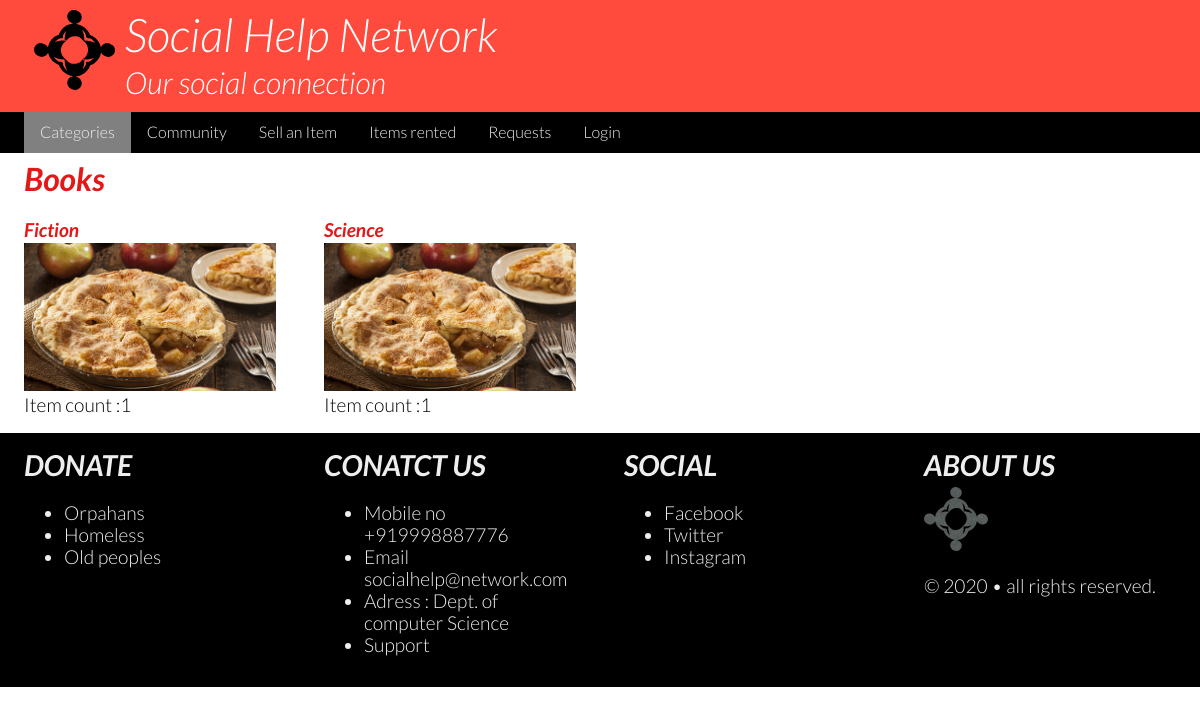
/start/category.php?id=Books, run on the app's committed database.
### tables this page shows
CREATE TABLE IF NOT EXISTS `categories` (
  `Categ_id` int(11) NOT NULL AUTO_INCREMENT,
  `Categ_name` varchar(20) NOT NULL DEFAULT 'Category',
  `SubCateg_name` varchar(20) NOT NULL DEFAULT 'Sub Category',
  `Item_count` int(6) NOT NULL,
  `img_link` text,
  PRIMARY KEY (`Categ_id`)
);

### start/category.php (the view, shortened to what this page needs)
<?php
include('templates/header.php');
$category=$_GET['id'];
?>
<main class="clearfix">
        <div class="row limited">
            <section class="column class-12">
                <h1><?php echo $category;?></h1>
            </section>
        </div>
        <div class="row limited">
<?php
require_once("classes/connect.php") ;
$sql = "SELECT Categ_id, SubCateg_name, Item_count FROM `categories` WHERE Categ_name= '$category'";
$result = $db->query($sql);
if(mysqli_num_rows($result) > 0){
    while($row = $result->fetch_array(MYSQLI_ASSOC)) {
        echo '<section class="column small-12 medium-6 large-3">';
        echo  '<h3>'.$row["SubCateg_name"].'</h3>';
        echo  '<a href="items.php?id='.$row['Categ_id'].'"><img src="products/pie-apple.jpg" alt="'.$row["SubCateg_name"].'"></a>';
        echo  '<p>Item count :'.$row["Item_count"].'</p></section>
               ';
    }
}else{
    echo '<section class="column small-12">';
    echo "No Such Category found !<br>";
    echo "Explore more Categories here: <a href='index.php'>Social Help Network</a>";
    echo "</section>";
}
?>
</div>
    </main>
<?php
include('templates/footer.php');
?>

### start/css/small.css (style rules this page uses)
html { -webkit-text-size-adjust: 100%; -ms-text-size-adjust: 100%; }
* { -moz-box-sizing: border-box; -webkit-box-sizing: border-box; box-sizing: border-box; }
body { font-family: 'Lato', sans-serif; font-size: 16px; font-weight: 300; }
.row { clear: both; }
.limited { max-width: 1200px; margin:auto; }
.column { float:left; padding: 0 2vw; margin:0 0 0.75rem 0; }
.small-12 { width:100%; }
main img { width:100%; height:auto; }
main h1, main h3 { color:rgb(228, 24, 24); font-style: italic; margin: 0.5rem 0 0.1rem 0; }
main h1 { font-size: 2rem; }
main h3 { font-size: 1.2rem; }
main p { font-size: 1.2rem; margin: 0 0 0.3rem 0; }
.clearfix:after { content: ""; display: table; clear: both; }

### start/css/medium.css (style rules this page uses)
@media only screen and (min-width: 768px) { .medium-6 { width:50%; } }

### start/css/large.css (style rules this page uses)
@media only screen and (min-width: 1024px) { .large-3 { width:25%; } }

### data on the page
categories: SubCateg_name "Fiction", Item_count "1"
categories: SubCateg_name "Science", Item_count "1"

### other printed values
$category "Books"
